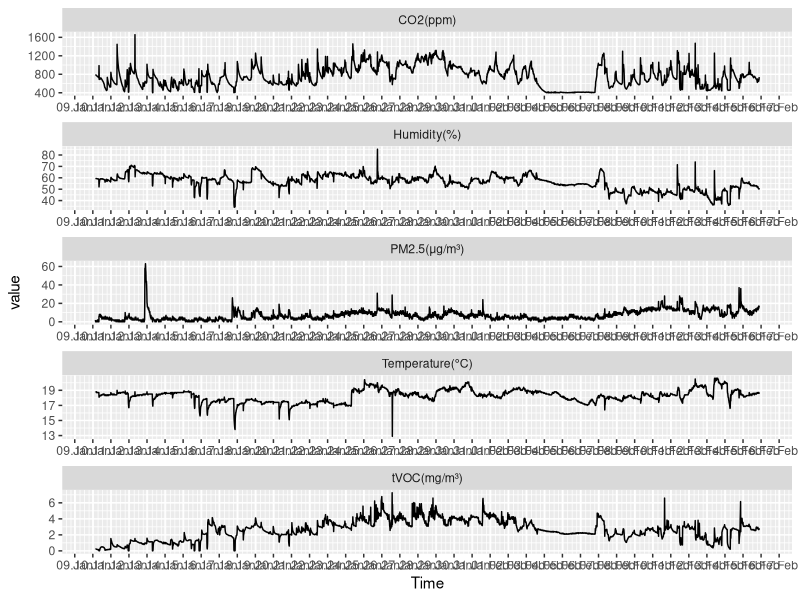

Source code (R):
## ---- chunk 1
#| label: load
xr = readxl::read_excel("The historical data of Qingping Air Monitor.xlsx")
xr$Time = as.POSIXct(xr$Time, format = "%d/%m/%Y %H:%M")
xr
dplyr::last(xr$Time)
## ---- chunk 2
xrf = dplyr::filter(xr, (xr$Time - xr$Time[1]) > as.difftime("8", format = "%H"))
## ---- chunk 3
#| label: pivot
library("tidyr")
x = pivot_longer(xrf, cols = !Time)
## ---- chunk 4
#| label: plot
#| fig-dim: !expr c(10, 8)
#| out-width: 100%
library("ggplot2")
ggplot(x, aes(x = Time, y = value)) + geom_line() +
  facet_wrap( ~name, ncol = 1, scales = "free") +
  scale_x_datetime(breaks = "1 day", minor_breaks = "6 hours",
                   date_labels = "%d.%b")
